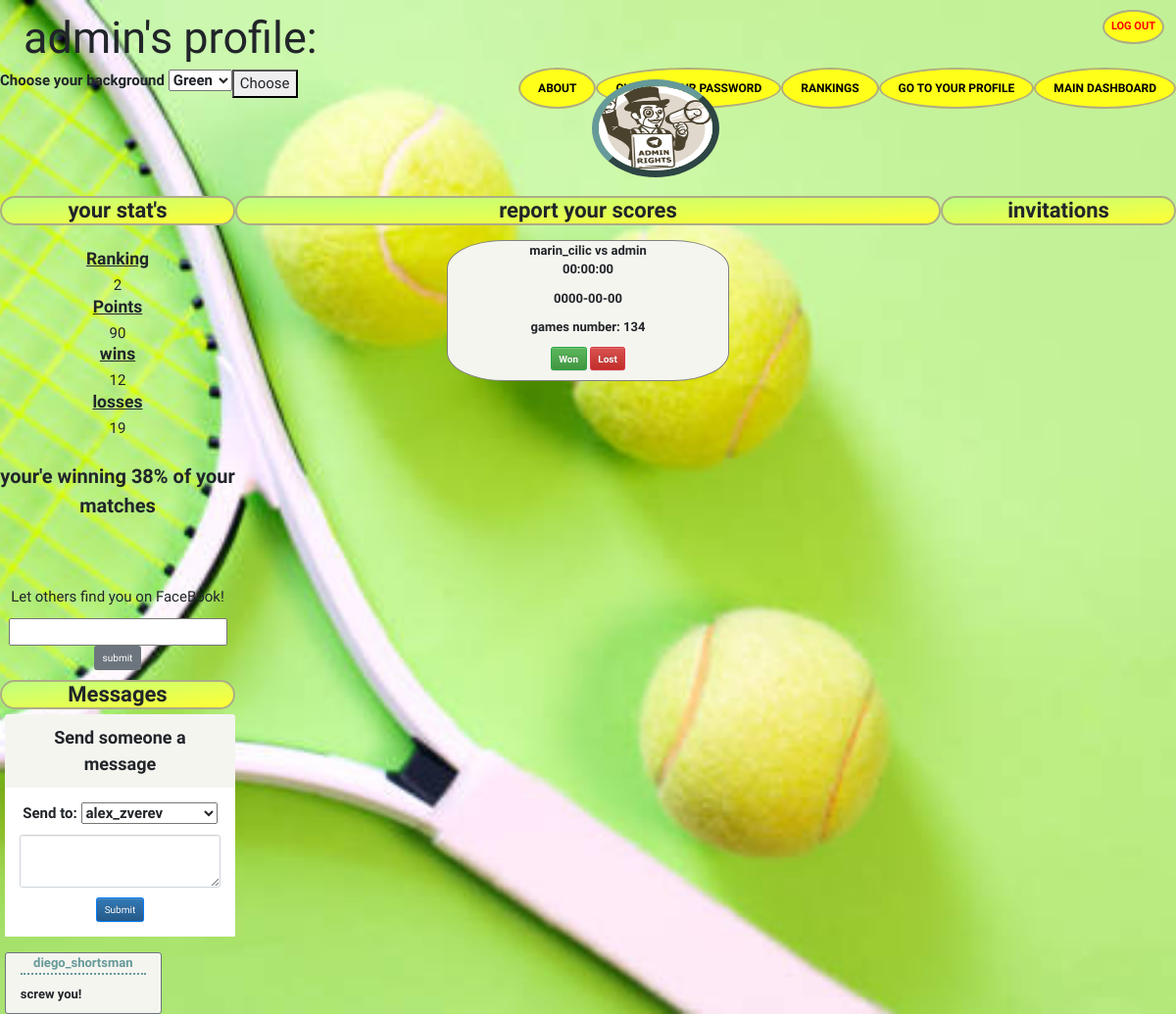
Screenshot of /myGames.php (signed in) with the database file from the repository.
### tables this page shows
CREATE TABLE `user` (
  `id` int(6) NOT NULL,
  `name` varchar(50) NOT NULL,
  `email` varchar(50) NOT NULL,
  `password` varchar(100) NOT NULL,
  `admin` tinyint(1) NOT NULL,
  `level` int(10) NOT NULL,
  `won` int(11) NOT NULL,
  `loss` int(11) NOT NULL,
  `pic` varchar(30) NOT NULL,
  `fb` varchar(600) NOT NULL,
  `ranking` int(11) NOT NULL,
  `voted` tinyint(4) NOT NULL
);

CREATE TABLE `messages` (
  `sending` varchar(25) NOT NULL,
  `receiving` varchar(25) NOT NULL,
  `content` varchar(500) NOT NULL
);

CREATE TABLE `games` (
  `player1` varchar(20) NOT NULL,
  `player2` varchar(20) NOT NULL,
  `gdate` date NOT NULL,
  `gtime` time NOT NULL,
  `serial` int(11) NOT NULL,
  `reportwon` tinyint(4) NOT NULL,
  `reportlost` tinyint(4) NOT NULL,
  `reportwon2` tinyint(4) NOT NULL,
  `reportlost2` tinyint(4) NOT NULL
);

### myGames.php (the view, shortened to what this page needs)
<!doctype html>
<html>
<head>
<link rel="stylesheet" href="https://maxcdn.bootstrapcdn.com/bootstrap/3.3.7/css/bootstrap.min.css" >
<link rel="stylesheet" href="https://maxcdn.bootstrapcdn.com/bootstrap/3.3.7/css/bootstrap-theme.min.css" >
<link rel="stylesheet" href="https://stackpath.bootstrapcdn.com/bootstrap/4.4.1/css/bootstrap.min.css">
<link rel="stylesheet" href="https://cdnjs.cloudflare.com/ajax/libs/font-awesome/4.7.0/css/font-awesome.min.css">
	</head>
<body>
	<header>
<h1 class="title"><?php echo htmlspecialchars($_SESSION["name"]); ?>'s profile:</h1>
<form method="GET" action="myGames.php">
  <p class="background"><label>Choose your background
           <select name="background">
            <option value="greenback.html">Green</option>
           </select>
  </label></p>
  <button class="background" type="submit" class="btn btn-secondary">Choose</button>
</form>
<?php
     include('connect.php');
     $sql = $conn->query("select pic from user where name = '$_SESSION[name]' ");
     if($sql->num_rows > 0){
		    while($row = $sql->fetch_assoc()){
		    	$profilepic =$row["pic"];
		    }
		}
 ?><?php if(!empty($profilepic)){ ?>
  <div class="popup" onclick="addpic()" id="img"><img src = <?php echo $profilepic ?> width=130 height=100>
      </div> <?php } ?>
</header>
<aside class="x">
<h2>your stat's</h2>
<div class="profile">
<h3>Ranking</h3>
<?php
     include('connect.php');
    $sql = "SELECT
        ROW_NUMBER() OVER(ORDER BY ranking DESC) AS place,
        name,ranking,won,loss
        FROM user";
    $result= mysqli_query($conn,$sql);
    while($row = $result->fetch_assoc()){
         if($row['name'] == $_SESSION['name']){
            $myranking=$row['place'];
            $mypoints=$row['ranking'];
         }
    }
    echo $myranking;
    echo "<h3>Points</h3>";
    echo $mypoints;
?>
<h3>wins</h3>
<?php
     include('connect.php');
         $wins=$conn->query("select won from user where name= '$_SESSION[name]' ");
         if($wins->num_rows > 0){
		    while($row3 = $wins->fetch_assoc()){
		    	echo $row3["won"];
		    }
		}
  ?>
<h3>losses</h3>
<?php
     include('connect.php');
         $loss=$conn->query("select loss,won from user where name= '$_SESSION[name]' ");
         if($loss->num_rows > 0){
		    while($row3 = $loss->fetch_assoc()){
		    	echo $row3["loss"];
		    	if($row3["won"]==0 & $row3["loss"]==0){
		    		$total =0;
		    	}
		    	else{
		    	$total = ($row3["won"]) / (($row3["won"]+$row3["loss"])) *100 ;
		    	$total = (int) $total;
		       }
		    }
		}
		echo "<br>
              <br>";
        ?><span id="winstats"> your'e winning <?php echo $total; ?>% of your matches </span> <?php
        echo "<br>
              <br>
              <br>
              <br>";
?>
<form action=myGames.php method="GET">
<p>Let others find you on FaceBook!</p>
<input type="url" name="FB">
<button type="submit" class="btn btn-secondary">submit</button>
</form>
	</div>
  <h2>Messages</h2>
  <?php
     include('connect.php');
    ?>
<div class="panel-heading"><b>Send someone a message</div>
  <div class="panel-body">
    <form method="post">
      <div class="form-group">
      <label for="exampleInputEmail1">Send to:</label>
      <select name = "sendto">
      <?php
        $sql = $conn->query("SELECT name FROM user WHERE name != '$_SESSION[name]'");
        if($sql->num_rows > 0 ){
          while($row = $sql->fetch_assoc()){
            ?>
                  <option value = <?php echo $row['name']; ?>><?php echo $row['name']; ?></option><?php
          }
        } ?>
    </div>
    <div class="form-group">
      <textarea name="message" class="form-control" rows="3"></textarea>
    </div>
    <button type="submit" class="btn btn-primary">Submit</button>
  </form>
  </div>
    <?php
    $sql = $conn->query("SELECT sending,content FROM messages WHERE receiving = '$_SESSION[name]'");
    if($sql->num_rows>0){
      while($row = $sql->fetch_assoc()){ ?>
            <div class="container">
               <div class="row">
               <div class="col-sm-8 border border-secondary rounded-lg">
                 <p id="t1"> <?php echo $row["sending"]; ?></p>
                  <p><?php echo $row["content"]; ?></p>
              </div>
  </div>
</div> <?php
      }
    }
    ?>
	</aside>
<main class="x">
	<h2>report your scores</h2>
<?php
     include('connect.php');
    $result=$conn->query("SELECT player1,player2,gdate,gtime,serial,reportwon,reportlost,reportwon2,reportlost2 FROM games WHERE '$_SESSION[name]' = player1 or '$_SESSION[name]' = player2");
     if(isset($reportedwin)) { ?> <div class="report alert alert-success" role="alert"> <?php echo $reportedwin; ?> </div> <?php } ?>
      <?php if(isset($reportedloss)){ ?> <div class="report alert alert-danger" role="alert"> <?php echo $reportedloss; ?> </div><?php }
	if($result->num_rows > 0){
		while($row = $result->fetch_assoc()){ ?>
           <div class="ga">
           	  <?php if($row["player2"] != "none"){
           	  	echo $row["player1"]; ?> vs <?php echo $row["player2"];
                if(
                    (($_SESSION["name"] == $row["player1"]) && ($row["reportwon"] == 1 || $row["reportlost"]==1)) or (($_SESSION["name"] == $row["player2"]) && ($row["reportwon2"]==1 || $row["reportlost2"]==1))
                ){ ?>
                  <p> <?php echo $row["gtime"]; ?></p>
                  <p> <?php echo $row["gdate"]; ?></p>
                  <p>games number: <?php echo $row["serial"]; ?> </p>
               <?php }else{  ?>
                   <p> <?php echo $row["gtime"]; ?></p>
                   <p> <?php echo $row["gdate"]; ?></p>
                   <p>games number: <?php echo $row["serial"]; ?> </p>
                  <form action="myGames.php" method="GET"><button onClick="reported()" id= "wonbutton" type="submit" class = "btn btn-success" name="wongame" value= <?php echo $row["serial"]; ?> >Won</button>
                 <button id= "lostbutton" type="submit" class = "btn btn-danger" name="lostgame" value= <?php echo $row["serial"]; ?> >Lost</button></form>
                <?php }  ?>
                  <?php
                  }else{
                  	echo "waiting for someone to join you";
                  	?>
                  	<p><?php echo $row["gtime"]; ?> </p>
		                <p><?php echo $row["gdate"];  ?> </p>
                    <p>games number: <?php echo $row["serial"]; } ?> </p>
		  </div>
<?php } } ?>
</main>
<aside class="x">
  <h2>invitations</h2>
</aside>
</body>
	</html>

### myGames.php (style rules this page uses)
* { box-sizing:border-box; margin:0px; }
body { height:1000px; font-family: 'Dekko'; font-size: 30px; }
header { height: 20%; }
aside { width:20%; }
main { width:60%; }
.x { height:80%; float:left; }
.ga { font-weight: bold; text-align: center; margin-left:30%; font-size:13px; border:1px solid grey; border-radius: 20%; width:40%; margin-bottom: 2%; margin-top: 2%; background-color: #f5f5f0; }
h2 { text-align: center; font-family: 'Kalam'; font-size: 22px; font-weight: bold; background-color: #ffff33; border:2px solid #adad85; border-radius: 20px; background-image: linear-gradient(to bottom right, #bfff80, #ffff33); }
h3 { text-align: center; text-decoration: underline; font-weight: bold; }
#wonbutton { font-weight: bold; }
#lostbutton { font-weight: bold; }
.profile { text-align: center; margin-top: 10%; font-size:15px; }
#img { position: absolute; margin-left:25%; }
.title { display: inline-block; font-family: 'Kalam';font-size: 45px; margin-left: 2%; margin-top:1%; }
.popup { position: relative; display: inline-block; cursor: pointer; }
img { border-radius: 50%; border-style: outset; border-color: #669999; border-width: 7px; }
#winstats { font-size:20px; font-weight: bold; }
.background { font-size: 15px; float:left; }
#t1 { font-weight: bold; color:#669999; border-bottom: 2px dotted #669999; width:100%; text-align: center; }
.col-sm-8 { background-color: #f5f5f0; font-size:13px; margin-left: 2%; }
.panel-heading { font-size:18px; background-color: #f5f5f0; margin-left: 2%; text-align: center; }
.form-group { font-size:15px; }
.panel-body { background-color: white; margin-bottom: 7%; margin-left: 2%; text-align: center; }
select { margin-bottom: 5%; }

### rows the page displays
user: pic (picture), ranking "90", won "12", loss "19", total "38"
messages: sending "diego_shortsman", content "screw you!"
games: player1 "marin_cilic", player2 "admin", gtime "00:00:00", gdate "0000-00-00", serial "134"

### other values shown
$_SESSION["name"] "admin"
$myranking "2"
form field sendto "alex_zverev"
